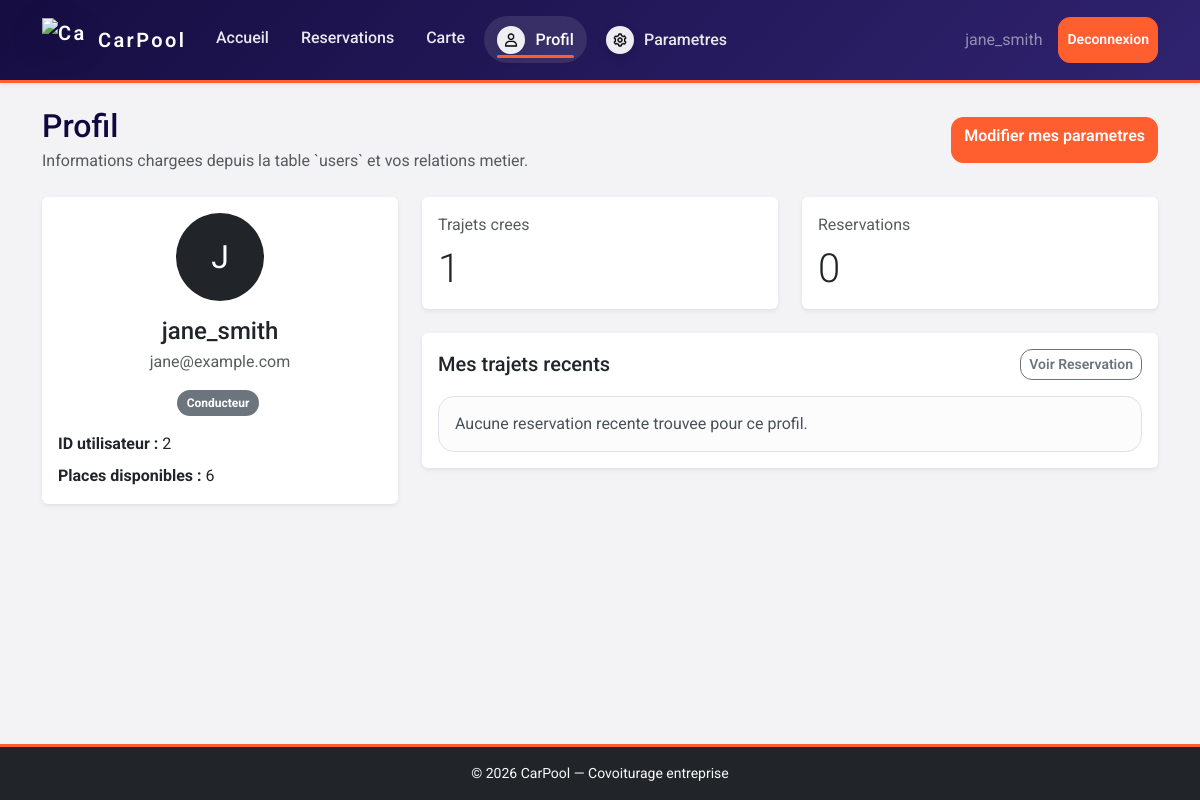
The page /index.php?page=Profil (signed in) on the database its author committed.
### tables this page shows
CREATE TABLE conductors (
                            conductors_id INT PRIMARY KEY AUTO_INCREMENT,
                            place_available INT NOT NULL CHECK (place_available >= 0),
                            users_id INT NOT NULL UNIQUE,
                            CONSTRAINT fk_conductors_users FOREIGN KEY (users_id)
                                REFERENCES users(users_id) ON DELETE CASCADE
);

CREATE TABLE users (
                       users_id INT PRIMARY KEY AUTO_INCREMENT,
                       user_name VARCHAR(100) NOT NULL,
                       user_password VARCHAR(255) NOT NULL,
                       user_email VARCHAR(150) NOT NULL UNIQUE
);

### public/Profil.php (the view, shortened to what this page needs)
<?php
$pdo = getDB();
$profileStmt = $pdo->prepare('
    SELECT u.users_id, u.user_name, u.user_email,
           c.conductors_id, c.place_available,
           p.passengers_id
    FROM users u
    LEFT JOIN conductors c ON c.users_id = u.users_id
    LEFT JOIN passengers p ON p.users_id = u.users_id
    WHERE u.user_email = ?
    LIMIT 1
');
$profileStmt->execute([$_SESSION['user_email']]);
$profile = $profileStmt->fetch(PDO::FETCH_ASSOC);
    ?>
    <?php
$createdJourneysStmt = $pdo->prepare('
    SELECT COUNT(*)
    FROM CONDUIRE cd
    JOIN conductors c ON c.conductors_id = cd.conductors_id
    WHERE c.users_id = ?
');
$createdJourneysStmt->execute([$profile['users_id']]);
$createdJourneys = (int) $createdJourneysStmt->fetchColumn();
$reservedJourneys = 0;
$recentJourneys = [];
$initial = mb_strtoupper(mb_substr($profile['user_name'], 0, 1));
$roles = [];
if (!empty($profile['conductors_id'])) {
    $roles[] = 'Conducteur';
}
?>
<main class="container py-4">
    <div class="d-flex flex-column flex-lg-row justify-content-between align-items-lg-center gap-3 mb-4">
        <div>
            <h1 class="h2 mb-1">Profil</h1>
            <p class="text-muted mb-0">Informations chargees depuis la table `users` et vos relations metier.</p>
        </div>
        <a class="btn btn-primary" href="index.php?page=Parametre">Modifier mes parametres</a>
    </div>
    <div class="row g-4">
        <div class="col-12 col-lg-4">
            <div class="card shadow-sm border-0 h-100">
                <div class="card-body text-center">
                    <div class="rounded-circle bg-dark text-white d-inline-flex align-items-center justify-content-center mb-3" style="width: 88px; height: 88px; font-size: 2rem;">
                        <?= htmlspecialchars($initial) ?>
                    </div>
                    <h2 class="h4 mb-1"><?= htmlspecialchars($profile['user_name']) ?></h2>
                    <p class="text-muted mb-3"><?= htmlspecialchars($profile['user_email']) ?></p>
                    <p class="mb-3">
                        <?php foreach ($roles as $role): ?>
                            <span class="badge text-bg-secondary me-1"><?= htmlspecialchars($role) ?></span>
                        <?php endforeach; ?>
                    </p>
                    <div class="text-start">
                        <p class="mb-2"><strong>ID utilisateur :</strong> <?= (int) $profile['users_id'] ?></p>
                        <p class="mb-0">
                            <strong>Places disponibles :</strong>
                            <?= $profile['place_available'] !== null ? (int) $profile['place_available'] : 'Non applicable' ?>
                        </p>
                    </div>
                </div>
            </div>
        </div>
        <div class="col-12 col-lg-8">
            <div class="row g-4 mb-4">
                <div class="col-md-6">
                    <div class="card shadow-sm border-0 h-100">
                        <div class="card-body">
                            <p class="text-muted mb-2">Trajets crees</p>
                            <p class="display-6 mb-0"><?= $createdJourneys ?></p>
                        </div>
                    </div>
                </div>
                <div class="col-md-6">
                    <div class="card shadow-sm border-0 h-100">
                        <div class="card-body">
                            <p class="text-muted mb-2">Reservations</p>
                            <p class="display-6 mb-0"><?= $reservedJourneys ?></p>
                        </div>
                    </div>
                </div>
            </div>
            <div class="card shadow-sm border-0">
                <div class="card-body">
                    <div class="d-flex justify-content-between align-items-center mb-3">
                        <h2 class="h5 mb-0">Mes trajets recents</h2>
                        <a class="btn btn-outline-secondary btn-sm" href="index.php?page=Reservation">Voir Reservation</a>
                    </div>
                    <?php if (empty($recentJourneys)): ?>
                        <div class="alert alert-light border mb-0">Aucune reservation recente trouvee pour ce profil.</div>
                    <?php endif; ?>
                </div>
            </div>
        </div>
    </div>
</main>

### public/carpool.css (style rules this page uses)
:root { --bg: #f3f3f6; --surface: rgba(255, 255, 255, 0.96); --surface-strong: #ffffff; --surface-soft: #ececf2; --text: #11093e; --muted: #4c4b5d; --line: rgba(17, 9, 62, 0.12); --brand: #ff5f2e; --brand-dark: #11093e; --accent: #4c4b5d; --shadow: 0 16px 36px rgba(17, 9, 62, 0.1); --radius-lg: 24px; --radius-md: 16px; --radius-sm: 12px; }
*, *::before, *::after { box-sizing: border-box; }
html { font-size: 16px; }
body { margin: 0; min-height: 100vh; color: var(--text); font-family: "Roboto", "Segoe UI", Tahoma, Geneva, Verdana, sans-serif; background: var(--bg); }
a { color: inherit; }
.app-page { display: flex; flex-direction: column; overflow-x: hidden; }
.app-page main, .app-page > .container, .app-page > .container-fluid { flex: 1 0 auto; }
button, .btn { border-radius: var(--radius-sm); font-weight: 600; transition: transform 0.18s ease, box-shadow 0.18s ease, background-color 0.18s ease, border-color 0.18s ease; }
button[type="submit"], .btn-primary, .btn-secondary { min-height: 46px; border: 1px solid var(--brand); background: var(--brand); color: #fff; box-shadow: none; }
.error-banner, .alert { border: 1px solid transparent; border-radius: var(--radius-md); padding: 0.95rem 1rem; }
.container, .container-fluid { position: relative; }
.badge { padding: 0.6em 0.8em; border-radius: 999px; font-weight: 700; }

### rows shown on the page
conductors: users.user_name "J", users.user_name "jane_smith", users.user_email "jane@example.com", users.users_id "2", place_available "6"

### other values the page prints
$userName "jane_smith"
$role "Conducteur"
$createdJourneys "1"
$reservedJourneys "0"
